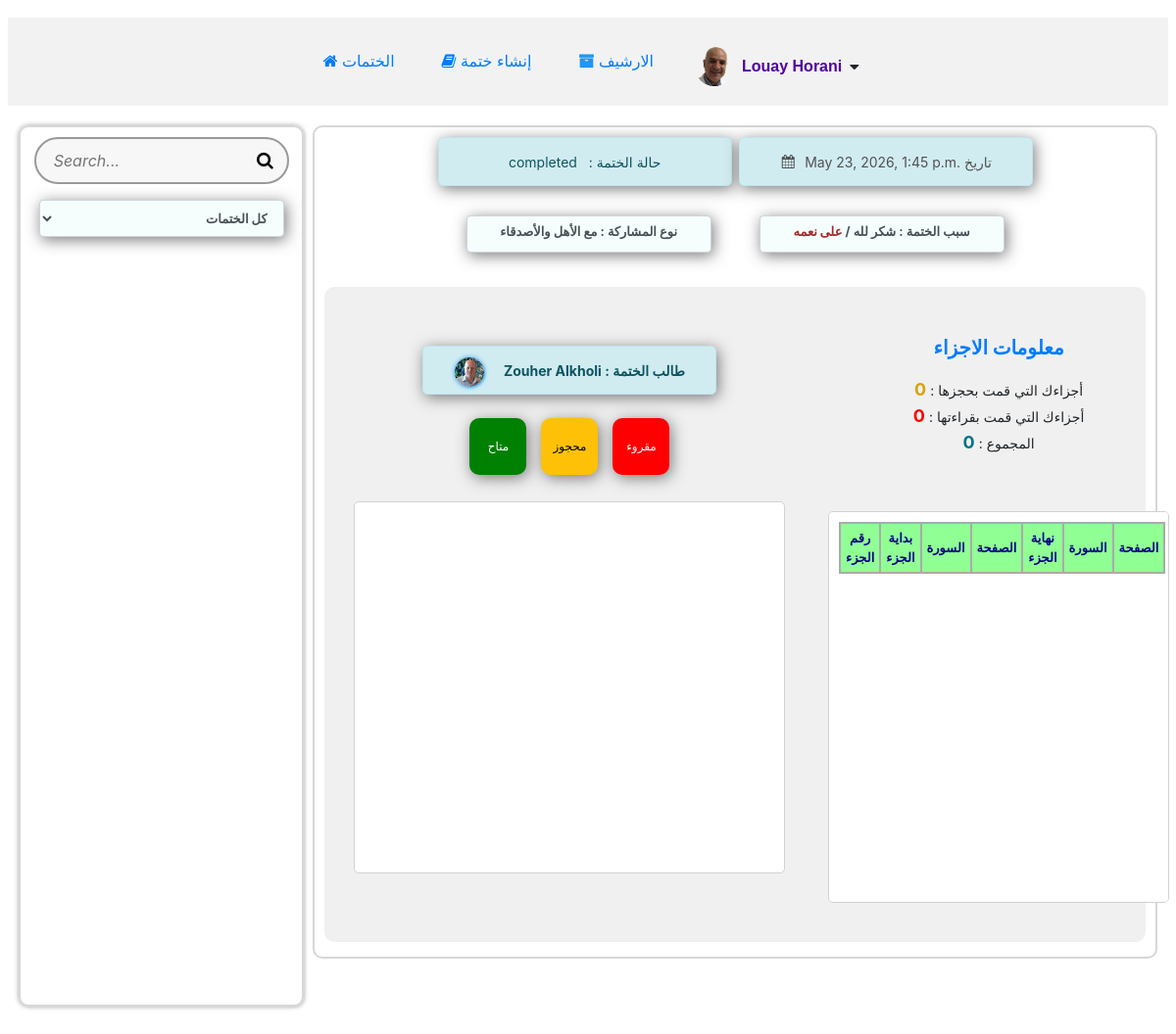
The page /khetmah_detail/163/ (signed in) on the database its author committed.
### khetmah/models.py (models this page shows, shortened)
class User(AbstractUser):
    profile_picture = models.ImageField(
        upload_to='khetmah/images/profile_pictures/',
        blank=True,
        null=True,
        default="khetmah/images/profile_pictures/default.png"
    )
    def __str__(self):
        return f" {self.first_name} {self.last_name}"
    @property
    def profile_picture_url(self):
        if self.profile_picture:
            return self.profile_picture.url
        return "/media/khetmah/images/profile_pictures/default.png"

class Khetmah(models.Model):
    PRIVACY_CHOICES = [('family_friends', 'مع الأهل والأصدقاء'),('public', 'عامة للجميع'),]
    KHETMAH_STATUS = [('active', 'نشطة'),('completed', 'مكتملة')]
    REASON_CHOICES = [('dead', 'هبة لمتوفي'),('need', 'لطلب حاجة'),('sick', 'لطلب شفاء'),('travel', 'السفر'),('Thank_God', 'شكر لله'),('days', 'أيام فضيلة'),('other', 'سبب آخر'),]
    status = models.CharField(max_length=20, choices=KHETMAH_STATUS, default='active')
    reason = models.CharField(max_length=20, choices=REASON_CHOICES, blank=True, null=True, default='Thank_God')
    sharing_type = models.CharField(max_length=20, choices=PRIVACY_CHOICES, blank=True, null=True, default='family_friends')
    creator = models.ForeignKey('User', on_delete=models.CASCADE, related_name="owned_khetmah")
    na3wa_image = models.ImageField(upload_to=na3wa_upload_path,blank=True,null=True,default=DEFAULT_NA3WA)
    created_at = models.DateTimeField(auto_now_add=True)
    deceased_name = models.CharField(max_length=32, blank=True, null=True)
    death_date = models.DateField(blank=True, null=True)
    specific_reason = models.TextField(blank=True, null=True)

### khetmah/views.py (the view, shortened to what this page needs)
# urls.py: path("khetmah_detail/<int:khetmah_id>/", views.khetmah_detail, name="khetmah_detail"),
def khetmah_detail(request, khetmah_id):
    try:
        khetmah = Khetmah.objects.get(id=khetmah_id)
        khetmah_creator = khetmah.creator
    except Khetmah.DoesNotExist:
        raise Http404("Khetmah does not exist")
    all_khetmahs = []
    for k in Khetmah.objects.all().order_by('-created_at'):
        all_khetmahs.append({
        "id": k.id,
        "status": k.status,
        "reason": k.get_reason_display(),  # أو get_reason_display()
        "created_at": localtime(k.created_at).strftime("%Y-%m-%d %H:%M"),
        "creator__username": k.creator.username,
        'creator_id': k.creator.id,
        "creator__profile_picture": k.creator.profile_picture_url,
    })
    if request.method == "POST":
     if request.user == khetmah.creator:
        if request.FILES.get('na3wa_image'):
            khetmah.na3wa_image = request.FILES['na3wa_image']
            khetmah.save()
    is_I_creator = request.user.is_authenticated and (request.user == khetmah.creator)
    juzas = Juza.objects.filter(khetmah=khetmah)
    juzas_dict = {juza.juz_number: juza for juza in juzas}
    if request.user.is_authenticated:
        is_I_taken_any_juza = juzas.filter(selected_by=request.user).exists()
        current_username = f"{request.user.first_name} {request.user.last_name}"
    else:
        is_I_taken_any_juza = False
        current_username = ""
    is_I_joined_khetmah = is_I_taken_any_juza
    parts_data = []
    for i in range(1, 31):
        juza = juzas_dict.get(i)
        if juza:
            selected_jezaa_by_I = request.user.is_authenticated and (juza.selected_by == request.user)
            parts_data.append({
                "number": i,
                "status": juza.status,
                "is_I_creator": is_I_creator,
                "is_I_joined_khetmah": is_I_joined_khetmah,
                "selected_jezaa_by_I": selected_jezaa_by_I,
                "selected_by": f"{juza.selected_by.first_name} {juza.selected_by.last_name}" if juza.selected_by else "",
                "selected_by_id": juza.selected_by.id if juza.selected_by else None,
                "current_username": current_username,
            })
    return render(request, "khetmah/khetmah_detail.html", {
        "khetmah": khetmah,
        "khetmah_creator": khetmah_creator,
        "all_khetmahs_json": json.dumps(all_khetmahs),
        "user": request.user,
        "current_username": current_username,
        "is_I_creator": is_I_creator,
        "is_I_joined_khetmah": is_I_joined_khetmah,
        "selected_jezaa_by_I": is_I_taken_any_juza,
        "all_parts_json": json.dumps(parts_data, ensure_ascii=False),
        "parts": parts_data,
        "current_khetmah": khetmah,
    })

### khetmah/templates/khetmah/khetmah_detail.html (shortened to what this page needs)
{% extends "khetmah/layout.html" %}
{% block content %}
{% load static %}
<div class="row d-flex mt-0 pt-0 align-items-start justify-content-around">
<div class="col_1">
        <div class="search-box mb-3" style=" margin: 0 auto;">
            <input type="text" id="search-khetmah" placeholder="Search...">
        </div>
            <select id="status" name="status" class="form-control" style="direction: rtl; margin: 0 auto;" required>
                <option value="All">كل الختمات</option>
            </select>
        <br>
</div>
<div class="container1">
<div class="row_1 d-flex mt-0 pt-0" style="direction: ltr;">
<div id="kh_status">
     <span class="alert alert-info d-flex align-items-center gap-2">
        <span id="khetmah_status" data-khetmahStatus="{{ khetmah.status }}"> &nbsp;&nbsp; {{ khetmah.status }}
            &nbsp;&nbsp;</span>: حالة الختمة &nbsp;&nbsp;</span>
</div>
    <div class="alert alert-info" style="color: rgb(81, 81, 81)"><i class="fa fa-calendar fa-fw w3-margin-right"></i>&nbsp; {{ khetmah.created_at }} تاريخ </div>
</div>
  <div class="row_1 d-flex mt-0 pt-0">
  <div class="reason-container
    {% if is_I_creator and khetmah.reason != 'dead' %}
        without-buttons
    {% elif not is_I_creator and khetmah.reason == 'dead' %}
        without-buttons-dead
    {% elif is_I_creator and khetmah.reason == 'dead' %}
       with-buttons-dead
    {% else%}
       without-buttons
    {% endif %}">
    <div class="form-control">
        سبب الختمة : {{ khetmah.get_reason_display }}
        {% if khetmah.specific_reason %}
            / <b style="color: brown;">{{ khetmah.specific_reason }}</b>
        {% endif %}
    </div>
    <div class="form-control">
        نوع المشاركة : {{ khetmah.get_sharing_type_display }}
    </div>
</div>
</div>
<div class="jezaa-container">
<div class="column">
    <div class="alert alert-info"><img src="{{ khetmah.creator.profile_picture_url }}" class="img_c"><b> {{ khetmah.creator }} : طالب الختمة</b>
    </div>
<div class="status-indicators">
    <div class="available shadow-2">متاح</div>
    <div class="taken shadow-2">محجوز</div>
    <div class="read shadow-2">مقروء</div>
</div>
<div id="jezaa-card" class="grid"></div>
</div>
<div class="column_1">
<h5 class="status-indicators">معلومات الاجزاء</h5>
<span id="about_jezaa">
  <div>
    <span>أجزاءك التي قمت بحجزها :</span>
    <a id="taken-link" href="#">
      <b id="taken-count" title="انقر هنا لعرضها">0</b>
    </a>
  </div>
  <div>
    <span>أجزاءك التي قمت بقراءتها :</span>
    <a id="read-link" href="#">
      <b id="read-count" title="انقر هنا لعرضها">0</b>
    </a>
  </div>
  <div>
    <span>المجموع :</span>
    <b id="total-count">0</b>
  </div>
</span>
<div class="jezaa-info">
<table>
    <thead>
        <tr>
        <th>رقم الجزء</th>
        <th>بداية الجزء</th>
        <th>السورة</th>
        <th>الصفحة</th>
        <th>نهاية الجزء</th>
        <th>السورة</th>
        <th>الصفحة</th>
        </tr>
    </thead>
</table>
</div>
</div>
</div>
</div>
</div>
{% endblock %}

### khetmah/templates/khetmah/layout.html (shortened to what this page needs)
{% load static %}
<!DOCTYPE html>
<html lang="en">
<head>
    <link rel="stylesheet" href="https://cdn.jsdelivr.net/npm/bootstrap@4.6.2/dist/css/bootstrap.min.css">
    <link rel="stylesheet" href="https://cdnjs.cloudflare.com/ajax/libs/font-awesome/4.7.0/css/font-awesome.min.css">
    <link rel="stylesheet" href="{% static 'khetmah/css/styles.css' %}">
</head>
<body>
    <header>
    <div class="container" id="f-18">
  <ul class="nav">
    <li class="nav-item">
       <a class="nav-link" href="{% url 'index' %}"> <i class="fa fa-home" title="Home"></i> الختمات</a>
    </li>
      {% if user.is_authenticated %}
     <li>
          <a class="nav-link" href="{% url 'create_khetmah' %}"><i class="fa fa-book" title="book"></i> إنشاء ختمة</a>
     </li>
     <li class="nav-item">
        <a class="nav-link" href="{% url 'get_archives' %}"><i class="fa fa-archive" aria-hidden="true"></i> الارشيف</a>
     </li>
     <li class="nav-item user-menu-wrapper">
        <div id="user-menu-toggle" class="user-menu-toggle">
            <img src="{{ user.profile_picture_url }}"alt="{{ user.username }}"class="user-avatar">
            <b id="currentUser" style="color:rgb(81, 2, 154)">{{ user }}</b><i class="fa fa-caret-down"></i>
        </div>
    </li>
      {% endif %}
      </ul>
</div>
</header>
        {% block content %}{% endblock %}
</body>
</html>

### rows shown on the page
User: profile_picture_url (picture), first_name+last_name "Louay Horani"
Khetmah: status "completed", created_at "May 23, 2026, 1:45 p.m.", reason "شكر لله", specific_reason "على نعمه", sharing_type "مع الأهل والأصدقاء", creator.profile_picture_url (picture), creator "Zouher Alkholi"
